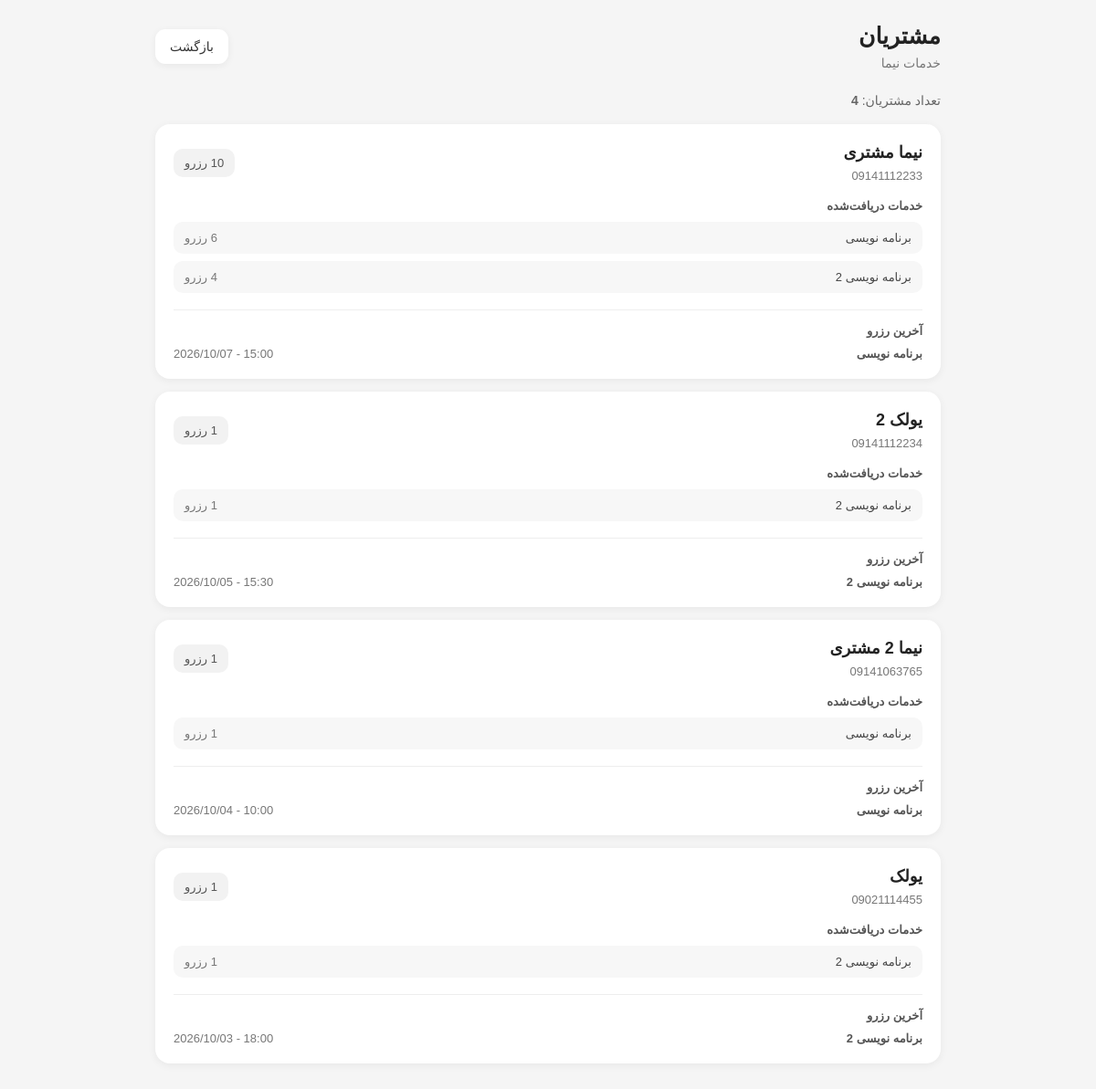
Page /owner/customers/ (signed in) on the committed database.
### booking/models.py (models this page shows, shortened)
class Business(models.Model):
    owner = models.ForeignKey(
        "accounts.User",
        on_delete=models.CASCADE,
        related_name="businesses",
        verbose_name="مالک"
    )
    name = models.CharField(
        max_length=150,
        verbose_name="نام کسب‌وکار"
    )
    image = models.ImageField(
    upload_to="businesses/",
    blank=True,
    null=True,
    verbose_name="تصویر کسب‌وکار"
    )
    phone = models.CharField(
        max_length=20,
        verbose_name="شماره تماس"
    )
    opening_time = models.TimeField(
        blank=True,
        null=True,
        verbose_name="ساعت شروع کار"
    )
    closing_time = models.TimeField(
        blank=True,
        null=True,
        verbose_name="ساعت پایان کار"
    )
    address = models.TextField(
        blank=True,
        verbose_name="آدرس"
    )
    description = models.TextField(
        blank=True,
        verbose_name="توضیحات"
    )
    is_active = models.BooleanField(
        default=True,
        verbose_name="فعال"
    )
    created_at = models.DateTimeField(
        auto_now_add=True,
        verbose_name="تاریخ ایجاد"
    )
    updated_at = models.DateTimeField(
        auto_now=True,
        verbose_name="آخرین بروزرسانی"
    )
    class Meta:
        verbose_name = "کسب‌وکار"
        verbose_name_plural = "کسب‌وکارها"

class Service(models.Model):
    business = models.ForeignKey(
        Business,
        on_delete=models.CASCADE,
        related_name="services",
        verbose_name="کسب‌وکار"
    )
    name = models.CharField(
        max_length=150,
        verbose_name="نام خدمت"
    )
    duration = models.PositiveIntegerField(
        help_text="مدت زمان به دقیقه",
        verbose_name="مدت زمان"
    )
    price = models.PositiveBigIntegerField(
        blank=True,
        null=True,
        verbose_name="قیمت"
    )
    is_active = models.BooleanField(
        default=True,
        verbose_name="فعال"
    )
    created_at = models.DateTimeField(
        auto_now_add=True,
        verbose_name="تاریخ ایجاد"
    )
    updated_at = models.DateTimeField(
        auto_now=True,
        verbose_name="آخرین بروزرسانی"
    )
    class Meta:
        verbose_name = "خدمت"
        verbose_name_plural = "خدمات"

class Booking(models.Model):
    service = models.ForeignKey(
        Service,
        on_delete=models.CASCADE,
        related_name="bookings",
        verbose_name="خدمت"
    )
    customer = models.ForeignKey(
        "accounts.User",
        on_delete=models.SET_NULL,
        null=True,
        blank=True,
        related_name="bookings",
        verbose_name="مشتری"
    )
    customer_name = models.CharField(
        max_length=100,
        verbose_name="نام مشتری"
    )
    customer_phone = models.CharField(
        max_length=20,
        verbose_name="شماره تلفن مشتری"
    )
    start_time = models.DateTimeField(
        verbose_name="زمان شروع"
    )
    end_time = models.DateTimeField(
        verbose_name="زمان پایان"
    )
    created_at = models.DateTimeField(
        auto_now_add=True,
        verbose_name="تاریخ ثبت رزرو"
    )
    class Meta:
        verbose_name = "رزرو"
        verbose_name_plural = "رزروها"

### accounts/models.py (models this page shows, shortened)
class User(AbstractBaseUser, PermissionsMixin):
    id = models.UUIDField(
        primary_key=True,
        default=uuid.uuid4,
        editable=False,
        verbose_name="شناسه"
    )
    phone = models.CharField(
        max_length=20,
        unique=True,
        verbose_name="شماره تلفن"
    )
    email = models.EmailField(
        max_length=254,
        blank=True,
        null=True,
        verbose_name="ایمیل"
    )
    first_name = models.CharField(
        max_length=100,
        blank=True,
        verbose_name="نام"
    )
    last_name = models.CharField(
        max_length=100,
        blank=True,
        verbose_name="نام خانوادگی"
    )
    is_phone_verified = models.BooleanField(
        default=False,
        verbose_name="شماره تلفن تأیید شده"
    )
    is_active = models.BooleanField(
        default=True,
        verbose_name="فعال"
    )
    is_staff = models.BooleanField(
        default=False,
        verbose_name="دسترسی به پنل مدیریت"
    )
    created_at = models.DateTimeField(
        auto_now_add=True,
        verbose_name="تاریخ ایجاد"
    )
    updated_at = models.DateTimeField(
        auto_now=True,
        verbose_name="آخرین بروزرسانی"
    )
    objects = UserManager()
    USERNAME_FIELD = "phone"
    REQUIRED_FIELDS = []
    class Meta:
        verbose_name = "کاربر"
        verbose_name_plural = "کاربران"

### booking/views.py (the view)
@login_required
def owner_customers(request):
    business = get_object_or_404(
        Business,
        owner=request.user,
        is_active=True,
    )
    bookings = Booking.objects.filter(
        service__business=business,
    ).select_related(
        "customer",
        "service",
    ).order_by(
        "start_time"
    )
    customers_map = {}
    for booking in bookings:
        customer = booking.customer
        if not customer:
            continue
        if customer.id not in customers_map:
            customers_map[customer.id] = {
                "customer": customer,
                "booking_count": 0,
                "services": {},
                "last_booking": None,
            }
        customer_data = customers_map[
            customer.id
        ]
        customer_data["booking_count"] += 1
        service_name = booking.service.name
        if service_name not in customer_data["services"]:
            customer_data["services"][
                service_name
            ] = 0
        customer_data["services"][
            service_name
        ] += 1
        if (
            customer_data["last_booking"] is None
            or booking.start_time
            > customer_data["last_booking"].start_time
        ):
            customer_data["last_booking"] = booking
    customers = []
    for customer_data in customers_map.values():
        services = []
        for service_name, count in (
            customer_data["services"].items()
        ):
            services.append(
                {
                    "name": service_name,
                    "count": count,
                }
            )
        customer_data["services"] = services
        customers.append(
            customer_data
        )
    customers.sort(
        key=lambda item: (
            item["last_booking"].start_time
            if item["last_booking"]
            else datetime.min
        ),
        reverse=True,
    )
    return render(
        request,
        "booking/owner_customers.html",
        {
            "business": business,
            "customers": customers,
        }
    )

### booking/templates/booking/owner_customers.html (shortened to what this page needs)
<!DOCTYPE html>
<html lang="fa" dir="rtl">
<head>
</head>
<body>
<div class="container">
    <div class="page-header">
        <div>
            <h1 class="page-title">
                مشتریان
            </h1>
            <div class="page-subtitle">
                {{ business.name }}
            </div>
        </div>
        <a
            href="{% url 'owner_dashboard' %}"
            class="back-button"
        >
            بازگشت
        </a>
    </div>
    <div class="summary">
        تعداد مشتریان:
        <strong>
            {{ customers|length }}
        </strong>
    </div>
    {% if customers %}
        <div class="customers-list">
            {% for item in customers %}
                <div class="customer-card">
                    <div class="customer-header">
                        <div class="customer-info">
                            <div class="customer-name">
                                {{ item.customer.first_name }}
                            </div>
                            <div class="customer-phone">
                                {{ item.customer.phone }}
                            </div>
                        </div>
                        <div class="booking-count">
                            رزرو
                        </div>
                    </div>
                    <div>
                        <div class="section-title">
                            خدمات دریافت‌شده
                        </div>
                        <div class="services-list">
                            {% for service in item.services %}
                                <div class="service-item">
                                    <div class="service-name">
                                        {{ service.name }}
                                    </div>
                                    <div class="service-count">
                                        رزرو
                                    </div>
                                </div>
                            {% endfor %}
                        </div>
                    </div>
                    {% if item.last_booking %}
                        <div class="last-booking">
                            <div class="section-title">
                                آخرین رزرو
                            </div>
                            <div class="last-booking-info">
                                <div class="last-booking-service">
                                    {{ item.last_booking.service.name }}
                                </div>
                                <div class="last-booking-time">
                                    {{ item.last_booking.start_time|date:"Y/m/d - H:i" }}
                                </div>
                            </div>
                        </div>
                    {% endif %}
                </div>
            {% endfor %}
        </div>
    {% endif %}
</div>
</body>
</html>

### booking/templates/booking/owner_customers.html (style rules this page uses)
* { box-sizing: border-box; }
body { margin: 0; font-family: Tahoma, Arial, sans-serif; background: #f5f5f5; color: #222; }
.container { width: 100%; max-width: 900px; margin: 0 auto; padding: 25px 20px 40px; }
.page-header { display: flex; align-items: center; justify-content: space-between; gap: 15px; margin-bottom: 25px; }
.page-title { margin: 0; font-size: 25px; }
.page-subtitle { margin-top: 7px; color: #777; font-size: 14px; }
.back-button { display: inline-flex; align-items: center; justify-content: center; padding: 11px 16px; border-radius: 11px; background: white; color: #333; text-decoration: none; font-size: 14px; box-shadow: 0 2px 8px rgba(0, 0, 0, 0.06); }
.summary { margin-bottom: 18px; color: #666; font-size: 14px; }
.customers-list { display: flex; flex-direction: column; gap: 14px; }
.customer-card { background: white; border-radius: 16px; padding: 20px; box-shadow: 0 2px 10px rgba(0, 0, 0, 0.06); }
.customer-header { display: flex; align-items: center; justify-content: space-between; gap: 15px; margin-bottom: 18px; }
.customer-info { min-width: 0; }
.customer-name { margin-bottom: 7px; font-size: 18px; font-weight: bold; }
.customer-phone { color: #777; font-size: 13px; direction: ltr; text-align: right; }
.booking-count { flex-shrink: 0; padding: 8px 12px; border-radius: 10px; background: #f2f2f2; color: #555; font-size: 13px; }
.section-title { margin-bottom: 10px; color: #555; font-size: 13px; font-weight: bold; }
.services-list { display: flex; flex-direction: column; gap: 8px; }
.service-item { display: flex; align-items: center; justify-content: space-between; gap: 15px; padding: 10px 12px; border-radius: 10px; background: #f7f7f7; font-size: 13px; }
.service-name { color: #444; }
.service-count { flex-shrink: 0; color: #777; }
.last-booking { margin-top: 18px; padding-top: 15px; border-top: 1px solid #eee; }
.last-booking-info { display: flex; align-items: center; justify-content: space-between; gap: 15px; color: #555; font-size: 13px; }
.last-booking-service { font-weight: bold; }
.last-booking-time { color: #777; direction: ltr; }

### rows in the picture
Business: name "خدمات نیما"
User: customer.first_name "نیما مشتری", customer.phone "09141112233", last_booking.service.name "برنامه نویسی", last_booking.start_time "2026/10/07 - 15:00"
Service: name "برنامه نویسی" "برنامه نویسی"
Service: name "برنامه نویسی 2" "برنامه نویسی 2" "برنامه نویسی 2"
User: customer.first_name "یولک 2", customer.phone "09141112234", last_booking.service.name "برنامه نویسی 2", last_booking.start_time "2026/10/05 - 15:30"
User: customer.first_name "نیما 2 مشتری", customer.phone "09141063765", last_booking.service.name "برنامه نویسی", last_booking.start_time "2026/10/04 - 10:00"
User: customer.first_name "یولک", customer.phone "09021114455", last_booking.service.name "برنامه نویسی 2", last_booking.start_time "2026/10/03 - 18:00"

### other values in the picture
{{ customers|length }} "4"
